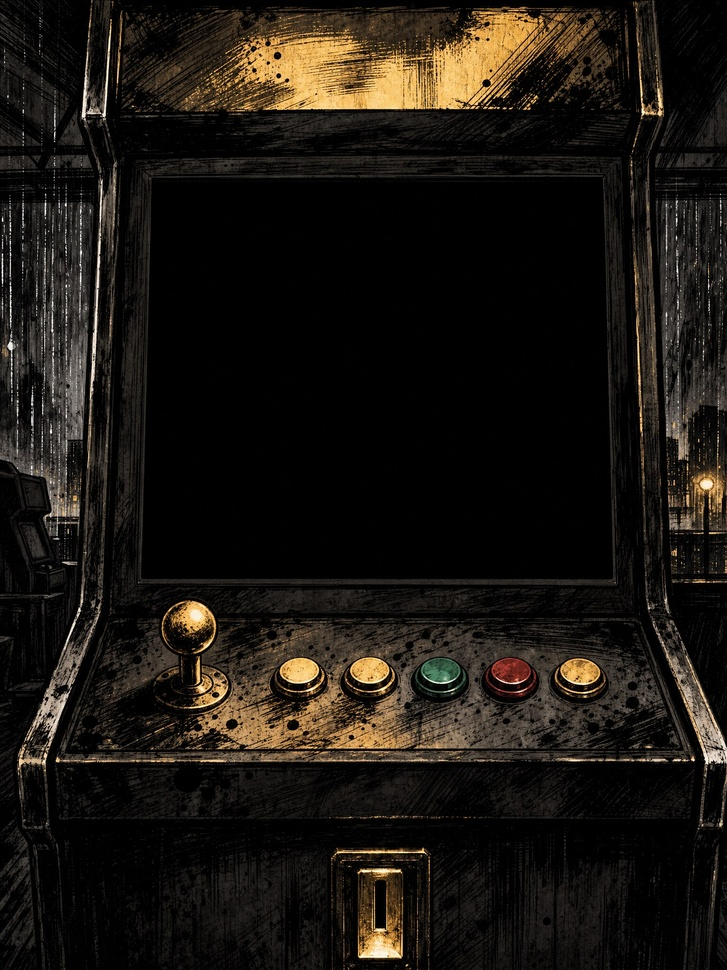
#> input picture ez/tools/concepts/worlds/comic/story/h/sol3/img/arc-s1hd-3x4.jpg, 727 x 970 px, shrunk from 1536 x 2048 before the run
$ python grid.py img/arc-s1hd-3x4.jpg out.png 5
#> lines starting #> are read from the running program, lines starting #| are printed output that depends on the picture
#!/usr/bin/python3
# grid.py in.jpg out.jpg [step]: a labelled grid over a painting, to measure surfaces by eye
import sys
from PIL import Image,ImageDraw
im=Image.open(sys.argv[1]).convert('RGB');st=int(sys.argv[3]) if len(sys.argv)>3 else 32;d=ImageDraw.Draw(im);W,H=im.size
#> further down, im is the input picture: PIL image 727x970 RGB; mean R, G, B 27.7, 23.2, 17.7
#> after `W, H = im.size`: W = 727; H = 970
for x in range(0,W,st):d.line([x,0,x,H],fill=(255,0,255) if x%(st*4)==0 else (0,200,255),width=1);(x%(st*4)==0) and [d.text((x+2,y),str(x),fill=(255,255,0)) for y in range(0,H,st*8)]
for y in range(0,H,st):d.line([0,y,W,y],fill=(255,0,255) if y%(st*4)==0 else (0,200,255),width=1);(y%(st*4)==0) and [d.text((x,y+2),str(y),fill=(255,255,0)) for x in range(0,W,st*8)]
im.save(sys.argv[2],quality=85)
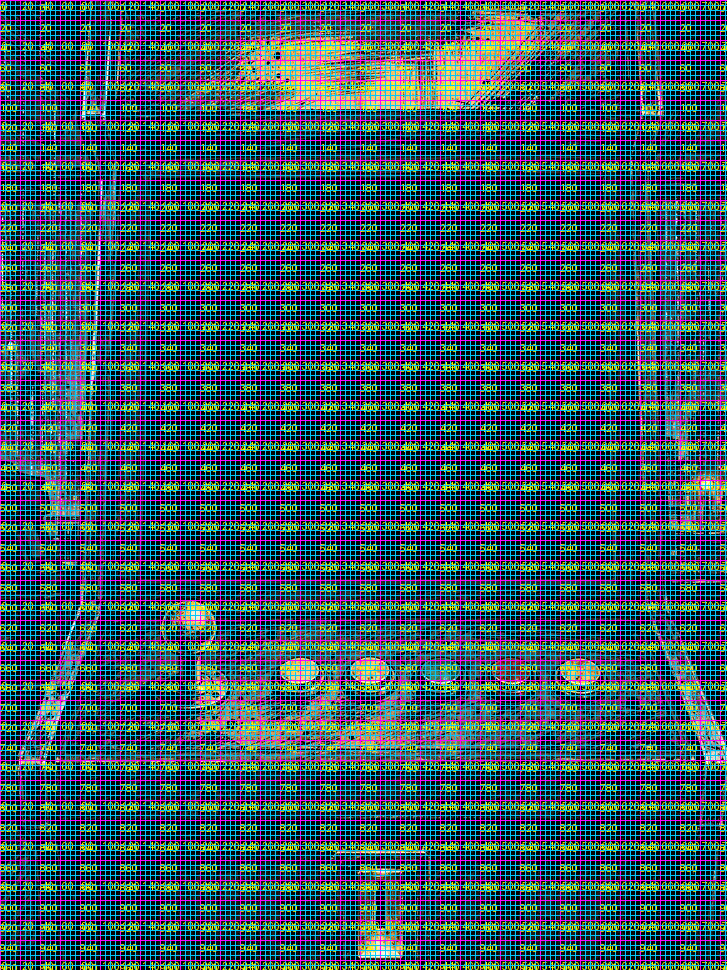
#> saved as out.png: PIL image 727x970 RGB; mean R, G, B 58.8, 86.1, 100
